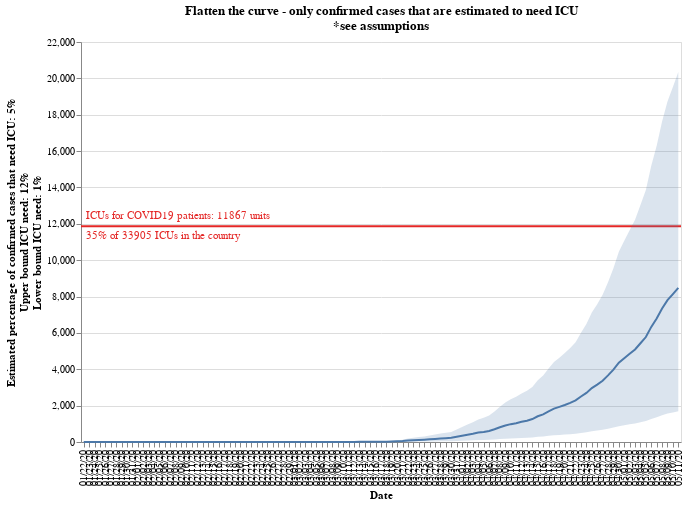

Write notebook code for a chart like this one.
### Code cell
#hide_input
selection = alt.selection_multi(fields=[STATE_COLUMN], on='mouseover')
color = alt.condition(selection,
                    alt.Color(STATE_COLUMN+':N', 
                              scale=alt.Scale(scheme='tableau20', reverse=False), legend=None),
                              alt.value('#ffbf79')
                     )

chart = alt.Chart(df).mark_line().encode(
    x=alt.X(DATE_COLUMN+':O', axis=alt.Axis(title=DATE_COLUMN)),
    y=alt.Y(CONFIRMED_CASES+':Q', axis=alt.Axis(
        title=["Estimated percentage of confirmed cases that need ICU: {:.0f}".format(CASES_NEED_ICU*100)+"%",
               UPPER_BOUND_ICU_NEED_STR+": {:.0f}".format(UPPER_BOUND_ICU_NEED*100)+"%",
               LOWER_BOUND_ICU_NEED_STR+": {:.0f}".format(LOWER_BOUND_ICU_NEED*100)+"%"])),
    color=color,
    tooltip=[
        DATE_COLUMN, 
        STATE_COLUMN, 
        CONFIRMED_CASES
    ],
    order=alt.Order(
    STATE_COLUMN,
    sort='ascending'
    )
).properties(
    title=[
        "Flatten the curve - only confirmed cases that are estimated to need ICU",
        "*see assumptions"
    ]
).add_selection(
    selection
)

shades = alt.Chart(df).mark_area().encode(
    x=DATE_COLUMN+':O',
    y=LOWER_BOUND_ICU_NEED_STR+":Q",
    y2=UPPER_BOUND_ICU_NEED_STR+':Q',
    opacity = alt.condition(selection, alt.value(0.2), alt.value(0.5))
)

x1line = alt.Chart(pd.DataFrame({'y': [TOTAL_AVAILABLE_ICU]})).mark_rule(color='#e42726', strokeWidth=2).encode(
    y='y:Q'
)
text1 = x1line.mark_text(align='left', x=5, dy=-10, color='#e42726', strokeWidth=1).encode(
    text=alt.value("ICUs for COVID19 patients: "+"{:.0f}".format(TOTAL_AVAILABLE_ICU)+" units")
)
text2 = x1line.mark_text(align='left', x=5, dy=10, color='#e42726', strokeWidth=1).encode(
    text=alt.value("{:.0f}".format(AVAILABLE_PERCENTAGE_ICU*100)+"% of "+"{:.0f}".format(TOTAL_ICU)+" ICUs in the country")   
)

plot = chart.properties(width=CHART_WIDTH, height=CHART_HEIGHT) + x1line + text1 + text2 + shades
plot

### Figure 1 — Vega-Lite specification as saved in the notebook (floating-point values rounded to 4 significant figures)
{"config": {"view": {"continuousWidth": 400, "continuousHeight": 300}}, "layer": [{"data": {"name": "data-000b5d6676fd125ed1996d726bd742a9"}, "mark": "line", "encoding": {"color": {"condition": {"type": "nominal", "field": "Patients", "legend": null, "scale": {"reverse": false, "scheme": "tableau20"}, "selection": "selector001"}, "value": "#ffbf79"}, "order": {"type": "nominal", "field": "Patients", "sort": "ascending"}, "tooltip": [{"type": "nominal", "field": "Date"}, {"type": "nominal", "field": "Patients"}, {"type": "quantitative", "field": "Confirmed Cases"}], "x": {"type": "ordinal", "axis": {"title": "Date"}, "field": "Date"}, "y": {"type": "quantitative", "axis": {"title": ["Estimated percentage of confirmed cases that need ICU: 5%", "Upper bound ICU need: 12%", "Lower bound ICU need: 1%"]}, "field": "Confirmed Cases"}}, "height": 400, "selection": {"selector001": {"type": "multi", "fields": ["Patients"], "on": "mouseover"}}, "title": ["Flatten the curve - only confirmed cases that are estimated to need ICU", "*see assumptions"], "width": 600}, {"data": {"name": "data-5a26186991c6fc38bf2b9ddba8330616"}, "mark": {"type": "rule", "color": "#e42726", "strokeWidth": 2}, "encoding": {"y": {"type": "quantitative", "field": "y"}}}, {"data": {"name": "data-5a26186991c6fc38bf2b9ddba8330616"}, "mark": {"type": "text", "align": "left", "color": "#e42726", "dy": -10, "strokeWidth": 1, "x": 5}, "encoding": {"text": {"value": "ICUs for COVID19 patients: 11867 units"}, "y": {"type": "quantitative", "field": "y"}}}, {"data": {"name": "data-5a26186991c6fc38bf2b9ddba8330616"}, "mark": {"type": "text", "align": "left", "color": "#e42726", "dy": 10, "strokeWidth": 1, "x": 5}, "encoding": {"text": {"value": "35% of 33905 ICUs in the country"}, "y": {"type": "quantitative", "field": "y"}}}, {"data": {"name": "data-000b5d6676fd125ed1996d726bd742a9"}, "mark": "area", "encoding": {"opacity": {"condition": {"value": 0.2, "selection": "selector001"}, "value": 0.5}, "x": {"type": "ordinal", "field": "Date"}, "y": {"type": "quantitative", "field": "Lower bound ICU need"}, "y2": {"field": "Upper bound ICU need"}}}], "$schema": "https://vega.github.io/schema/vega-lite/v4.8.1.json", "datasets": {"data-000b5d6676fd125ed1996d726bd742a9": [{"State": "actives", "Date": "01/22/20", "Confirmed Cases": 0.0, "Patients": "Need ICU5% of cases", "Upper bound ICU need": 0.0, "Lower bound ICU need": 0.0}, {"State": "actives", "Date": "01/23/20", "Confirmed Cases": 0.0, "Patients": "Need ICU5% of cases", "Upper bound ICU need": 0.0, "Lower bound ICU need": 0.0}, {"State": "actives", "Date": "01/24/20", "Confirmed Cases": 0.0, "Patients": "Need ICU5% of cases", "Upper bound ICU need": 0.0, "Lower bound ICU need": 0.0}, {"State": "actives", "Date": "01/25/20", "Confirmed Cases": 0.0, "Patients": "Need ICU5% of cases", "Upper bound ICU need": 0.0, "Lower bound ICU need": 0.0}, {"State": "actives", "Date": "01/26/20", "Confirmed Cases": 0.0, "Patients": "Need ICU5% of cases", "Upper bound ICU need": 0.0, "Lower bound ICU need": 0.0}, {"State": "actives", "Date": "01/27/20", "Confirmed Cases": 0.0, "Patients": "Need ICU5% of cases", "Upper bound ICU need": 0.0, "Lower bound ICU need": 0.0}, {"State": "actives", "Date": "01/28/20", "Confirmed Cases": 0.0, "Patients": "Need ICU5% of cases", "Upper bound ICU need": 0.0, "Lower bound ICU need": 0.0}, {"State": "actives", "Date": "01/29/20", "Confirmed Cases": 0.0, "Patients": "Need ICU5% of cases", "Upper bound ICU need": 0.0, "Lower bound ICU need": 0.0}, {"State": "actives", "Date": "01/30/20", "Confirmed Cases": 0.0, "Patients": "Need ICU5% of cases", "Upper bound ICU need": 0.0, "Lower bound ICU need": 0.0}, {"State": "actives", "Date": "01/31/20", "Confirmed Cases": 0.0, "Patients": "Need ICU5% of cases", "Upper bound ICU need": 0.0, "Lower bound ICU need": 0.0}, {"State": "actives", "Date": "02/01/20", "Confirmed Cases": 0.0, "Patients": "Need ICU5% of cases", "Upper bound ICU need": 0.0, "Lower bound ICU need": 0.0}, {"State": "actives", "Date": "02/02/20", "Confirmed Cases": 0.0, "Patients": "Need ICU5% of cases", "Upper bound ICU need": 0.0, "Lower bound ICU need": 0.0}, {"State": "actives", "Date": "02/03/20", "Confirmed Cases": 0.0, "Patients": "Need ICU5% of cases", "Upper bound ICU need": 0.0, "Lower bound ICU need": 0.0}, {"State": "actives", "Date": "02/04/20", "Confirmed Cases": 0.0, "Patients": "Need ICU5% of cases", "Upper bound ICU need": 0.0, "Lower bound ICU need": 0.0}, {"State": "actives", "Date": "02/05/20", "Confirmed Cases": 0.0, "Patients": "Need ICU5% of cases", "Upper bound ICU need": 0.0, "Lower bound ICU need": 0.0}, {"State": "actives", "Date": "02/06/20", "Confirmed Cases": 0.0, "Patients": "Need ICU5% of cases", "Upper bound ICU need": 0.0, "Lower bound ICU need": 0.0}, {"State": "actives", "Date": "02/07/20", "Confirmed Cases": 0.0, "Patients": "Need ICU5% of cases", "Upper bound ICU need": 0.0, "Lower bound ICU need": 0.0}, {"State": "actives", "Date": "02/08/20", "Confirmed Cases": 0.0, "Patients": "Need ICU5% of cases", "Upper bound ICU need": 0.0, "Lower bound ICU need": 0.0}, {"State": "actives", "Date": "02/09/20", "Confirmed Cases": 0.0, "Patients": "Need ICU5% of cases", "Upper bound ICU need": 0.0, "Lower bound ICU need": 0.0}, {"State": "actives", "Date": "02/10/20", "Confirmed Cases": 0.0, "Patients": "Need ICU5% of cases", "Upper bound ICU need": 0.0, "Lower bound ICU need": 0.0}, {"State": "actives", "Date": "02/11/20", "Confirmed Cases": 0.0, "Patients": "Need ICU5% of cases", "Upper bound ICU need": 0.0, "Lower bound ICU need": 0.0}, {"State": "actives", "Date": "02/12/20", "Confirmed Cases": 0.0, "Patients": "Need ICU5% of cases", "Upper bound ICU need": 0.0, "Lower bound ICU need": 0.0}, {"State": "actives", "Date": "02/13/20", "Confirmed Cases": 0.0, "Patients": "Need ICU5% of cases", "Upper bound ICU need": 0.0, "Lower bound ICU need": 0.0}, {"State": "actives", "Date": "02/14/20", "Confirmed Cases": 0.0, "Patients": "Need ICU5% of cases", "Upper bound ICU need": 0.0, "Lower bound ICU need": 0.0}, {"State": "actives", "Date": "02/15/20", "Confirmed Cases": 0.0, "Patients": "Need ICU5% of cases", "Upper bound ICU need": 0.0, "Lower bound ICU need": 0.0}, {"State": "actives", "Date": "02/16/20", "Confirmed Cases": 0.0, "Patients": "Need ICU5% of cases", "Upper bound ICU need": 0.0, "Lower bound ICU need": 0.0}, {"State": "actives", "Date": "02/17/20", "Confirmed Cases": 0.0, "Patients": "Need ICU5% of cases", "Upper bound ICU need": 0.0, "Lower bound ICU need": 0.0}, {"State": "actives", "Date": "02/18/20", "Confirmed Cases": 0.0, "Patients": "Need ICU5% of cases", "Upper bound ICU need": 0.0, "Lower bound ICU need": 0.0}, {"State": "actives", "Date": "02/19/20", "Confirmed Cases": 0.0, "Patients": "Need ICU5% of cases", "Upper bound ICU need": 0.0, "Lower bound ICU need": 0.0}, {"State": "actives", "Date": "02/20/20", "Confirmed Cases": 0.0, "Patients": "Need ICU5% of cases", "Upper bound ICU need": 0.0, "Lower bound ICU need": 0.0}, {"State": "actives", "Date": "02/21/20", "Confirmed Cases": 0.0, "Patients": "Need ICU5% of cases", "Upper bound ICU need": 0.0, "Lower bound ICU need": 0.0}, {"State": "actives", "Date": "02/22/20", "Confirmed Cases": 0.0, "Patients": "Need ICU5% of cases", "Upper bound ICU need": 0.0, "Lower bound ICU need": 0.0}, {"State": "actives", "Date": "02/23/20", "Confirmed Cases": 0.0, "Patients": "Need ICU5% of cases", "Upper bound ICU need": 0.0, "Lower bound ICU need": 0.0}, {"State": "actives", "Date": "02/24/20", "Confirmed Cases": 0.0, "Patients": "Need ICU5% of cases", "Upper bound ICU need": 0.0, "Lower bound ICU need": 0.0}, {"State": "actives", "Date": "02/25/20", "Confirmed Cases": 0.0, "Patients": "Need ICU5% of cases", "Upper bound ICU need": 0.0, "Lower bound ICU need": 0.0}, {"State": "actives", "Date": "02/26/20", "Confirmed Cases": 0.0, "Patients": "Need ICU5% of cases", "Upper bound ICU need": 0.0, "Lower bound ICU need": 0.0}, {"State": "actives", "Date": "02/27/20", "Confirmed Cases": 0.0, "Patients": "Need ICU5% of cases", "Upper bound ICU need": 0.0, "Lower bound ICU need": 0.0}, {"State": "actives", "Date": "02/28/20", "Confirmed Cases": 0.0, "Patients": "Need ICU5% of cases", "Upper bound ICU need": 0.0, "Lower bound ICU need": 0.0}, {"State": "actives", "Date": "02/29/20", "Confirmed Cases": 0.0, "Patients": "Need ICU5% of cases", "Upper bound ICU need": 0.0, "Lower bound ICU need": 0.0}, {"State": "actives", "Date": "03/01/20", "Confirmed Cases": 0.0, "Patients": "Need ICU5% of cases", "Upper bound ICU need": 0.0, "Lower bound ICU need": 0.0}, {"State": "actives", "Date": "03/02/20", "Confirmed Cases": 0.0, "Patients": "Need ICU5% of cases", "Upper bound ICU need": 0.0, "Lower bound ICU need": 0.0}, {"State": "actives", "Date": "03/03/20", "Confirmed Cases": 0.0, "Patients": "Need ICU5% of cases", "Upper bound ICU need": 0.0, "Lower bound ICU need": 0.0}, {"State": "actives", "Date": "03/04/20", "Confirmed Cases": 0.0, "Patients": "Need ICU5% of cases", "Upper bound ICU need": 0.0, "Lower bound ICU need": 0.0}, {"State": "actives", "Date": "03/05/20", "Confirmed Cases": 0.0, "Patients": "Need ICU5% of cases", "Upper bound ICU need": 0.0, "Lower bound ICU need": 0.0}, {"State": "actives", "Date": "03/06/20", "Confirmed Cases": 1.0, "Patients": "Need ICU5% of cases", "Upper bound ICU need": 2.0, "Lower bound ICU need": 0.0}, {"State": "actives", "Date": "03/07/20", "Confirmed Cases": 1.0, "Patients": "Need ICU5% of cases", "Upper bound ICU need": 2.0, "Lower bound ICU need": 0.0}, {"State": "actives", "Date": "03/08/20", "Confirmed Cases": 1.0, "Patients": "Need ICU5% of cases", "Upper bound ICU need": 2.0, "Lower bound ICU need": 0.0}, {"State": "actives", "Date": "03/09/20", "Confirmed Cases": 1.0, "Patients": "Need ICU5% of cases", "Upper bound ICU need": 3.0, "Lower bound ICU need": 0.0}, {"State": "actives", "Date": "03/10/20", "Confirmed Cases": 2.0, "Patients": "Need ICU5% of cases", "Upper bound ICU need": 4.0, "Lower bound ICU need": 0.0}, {"State": "actives", "Date": "03/11/20", "Confirmed Cases": 2.0, "Patients": "Need ICU5% of cases", "Upper bound ICU need": 5.0, "Lower bound ICU need": 0.0}, {"State": "actives", "Date": "03/12/20", "Confirmed Cases": 3.0, "Patients": "Need ICU5% of cases", "Upper bound ICU need": 6.0, "Lower bound ICU need": 1.0}, {"State": "actives", "Date": "03/13/20", "Confirmed Cases": 8.0, "Patients": "Need ICU5% of cases", "Upper bound ICU need": 18.0, "Lower bound ICU need": 2.0}, {"State": "actives", "Date": "03/14/20", "Confirmed Cases": 8.0, "Patients": "Need ICU5% of cases", "Upper bound ICU need": 18.0, "Lower bound ICU need": 2.0}, {"State": "actives", "Date": "03/15/20", "Confirmed Cases": 8.0, "Patients": "Need ICU5% of cases", "Upper bound ICU need": 19.0, "Lower bound ICU need": 2.0}, {"State": "actives", "Date": "03/16/20", "Confirmed Cases": 10.0, "Patients": "Need ICU5% of cases", "Upper bound ICU need": 24.0, "Lower bound ICU need": 2.0}, {"State": "actives", "Date": "03/17/20", "Confirmed Cases": 16.0, "Patients": "Need ICU5% of cases", "Upper bound ICU need": 39.0, "Lower bound ICU need": 3.0}, {"State": "actives", "Date": "03/18/20", "Confirmed Cases": 19.0, "Patients": "Need ICU5% of cases", "Upper bound ICU need": 45.0, "Lower bound ICU need": 4.0}, {"State": "actives", "Date": "03/19/20", "Confirmed Cases": 31.0, "Patients": "Need ICU5% of cases", "Upper bound ICU need": 75.0, "Lower bound ICU need": 6.0}, {"State": "actives", "Date": "03/20/20", "Confirmed Cases": 40.0, "Patients": "Need ICU5% of cases", "Upper bound ICU need": 95.0, "Lower bound ICU need": 8.0}, {"State": "actives", "Date": "03/21/20", "Confirmed Cases": 51.0, "Patients": "Need ICU5% of cases", "Upper bound ICU need": 123.0, "Lower bound ICU need": 10.0}, {"State": "actives", "Date": "03/22/20", "Confirmed Cases": 77.0, "Patients": "Need ICU5% of cases", "Upper bound ICU need": 186.0, "Lower bound ICU need": 15.0}, {"State": "actives", "Date": "03/23/20", "Confirmed Cases": 96.0, "Patients": "Need ICU5% of cases", "Upper bound ICU need": 231.0, "Lower bound ICU need": 19.0}, {"State": "actives", "Date": "03/24/20", "Confirmed Cases": 112.0, "Patients": "Need ICU5% of cases", "Upper bound ICU need": 270.0, "Lower bound ICU need": 22.0}, {"State": "actives", "Date": "03/25/20", "Confirmed Cases": 128.0, "Patients": "Need ICU5% of cases", "Upper bound ICU need": 306.0, "Lower bound ICU need": 26.0}, {"State": "actives", "Date": "03/26/20", "Confirmed Cases": 149.0, "Patients": "Need ICU5% of cases", "Upper bound ICU need": 358.0, "Lower bound ICU need": 30.0}, {"State": "actives", "Date": "03/27/20", "Confirmed Cases": 171.0, "Patients": "Need ICU5% of cases", "Upper bound ICU need": 410.0, "Lower bound ICU need": 34.0}, {"State": "actives", "Date": "03/28/20", "Confirmed Cases": 195.0, "Patients": "Need ICU5% of cases", "Upper bound ICU need": 468.0, "Lower bound ICU need": 39.0}, {"State": "actives", "Date": "03/29/20", "Confirmed Cases": 213.0, "Patients": "Need ICU5% of cases", "Upper bound ICU need": 511.0, "Lower bound ICU need": 43.0}, {"State": "actives", "Date": "03/30/20", "Confirmed Cases": 229.0, "Patients": "Need ICU5% of cases", "Upper bound ICU need": 549.0, "Lower bound ICU need": 46.0}, {"State": "actives", "Date": "03/31/20", "Confirmed Cases": 286.0, "Patients": "Need ICU5% of cases", "Upper bound ICU need": 686.0, "Lower bound ICU need": 57.0}, {"State": "actives", "Date": "04/01/20", "Confirmed Cases": 342.0, "Patients": "Need ICU5% of cases", "Upper bound ICU need": 820.0, "Lower bound ICU need": 68.0}, {"State": "actives", "Date": "04/02/20", "Confirmed Cases": 402.0, "Patients": "Need ICU5% of cases", "Upper bound ICU need": 965.0, "Lower bound ICU need": 80.0}, {"State": "actives", "Date": "04/03/20", "Confirmed Cases": 453.0, "Patients": "Need ICU5% of cases", "Upper bound ICU need": 1087.0, "Lower bound ICU need": 91.0}, {"State": "actives", "Date": "04/04/20", "Confirmed Cases": 518.0, "Patients": "Need ICU5% of cases", "Upper bound ICU need": 1243.0, "Lower bound ICU need": 104.0}, {"State": "actives", "Date": "04/05/20", "Confirmed Cases": 556.0, "Patients": "Need ICU5% of cases", "Upper bound ICU need": 1336.0, "Lower bound ICU need": 111.0}, {"State": "actives", "Date": "04/06/20", "Confirmed Cases": 608.0, "Patients": "Need ICU5% of cases", "Upper bound ICU need": 1459.0, "Lower bound ICU need": 122.0}, {"State": "actives", "Date": "04/07/20", "Confirmed Cases": 702.0, "Patients": "Need ICU5% of cases", "Upper bound ICU need": 1684.0, "Lower bound ICU need": 140.0}, {"State": "actives", "Date": "04/08/20", "Confirmed Cases": 808.0, "Patients": "Need ICU5% of cases", "Upper bound ICU need": 1940.0, "Lower bound ICU need": 162.0}, {"State": "actives", "Date": "04/09/20", "Confirmed Cases": 905.0, "Patients": "Need ICU5% of cases", "Upper bound ICU need": 2171.0, "Lower bound ICU need": 181.0}, {"State": "actives", "Date": "04/10/20", "Confirmed Cases": 982.0, "Patients": "Need ICU5% of cases", "Upper bound ICU need": 2357.0, "Lower bound ICU need": 196.0}, {"State": "actives", "Date": "04/11/20", "Confirmed Cases": 1036.0, "Patients": "Need ICU5% of cases", "Upper bound ICU need": 2487.0, "Lower bound ICU need": 207.0}, {"State": "actives", "Date": "04/12/20", "Confirmed Cases": 1110.0, "Patients": "Need ICU5% of cases", "Upper bound ICU need": 2663.0, "Lower bound ICU need": 222.0}, {"State": "actives", "Date": "04/13/20", "Confirmed Cases": 1172.0, "Patients": "Need ICU5% of cases", "Upper bound ICU need": 2812.0, "Lower bound ICU need": 234.0}, {"State": "actives", "Date": "04/14/20", "Confirmed Cases": 1263.0, "Patients": "Need ICU5% of cases", "Upper bound ICU need": 3031.0, "Lower bound ICU need": 253.0}, {"State": "actives", "Date": "04/15/20", "Confirmed Cases": 1416.0, "Patients": "Need ICU5% of cases", "Upper bound ICU need": 3398.0, "Lower bound ICU need": 283.0}, {"State": "actives", "Date": "04/16/20", "Confirmed Cases": 1521.0, "Patients": "Need ICU5% of cases", "Upper bound ICU need": 3651.0, "Lower bound ICU need": 304.0}, {"State": "actives", "Date": "04/17/20", "Confirmed Cases": 1684.0, "Patients": "Need ICU5% of cases", "Upper bound ICU need": 4042.0, "Lower bound ICU need": 337.0}, {"State": "actives", "Date": "04/18/20", "Confirmed Cases": 1833.0, "Patients": "Need ICU5% of cases", "Upper bound ICU need": 4399.0, "Lower bound ICU need": 367.0}, {"State": "actives", "Date": "04/19/20", "Confirmed Cases": 1933.0, "Patients": "Need ICU5% of cases", "Upper bound ICU need": 4638.0, "Lower bound ICU need": 387.0}, {"State": "actives", "Date": "04/20/20", "Confirmed Cases": 2037.0, "Patients": "Need ICU5% of cases", "Upper bound ICU need": 4889.0, "Lower bound ICU need": 407.0}, {"State": "actives", "Date": "04/21/20", "Confirmed Cases": 2154.0, "Patients": "Need ICU5% of cases", "Upper bound ICU need": 5169.0, "Lower bound ICU need": 431.0}, {"State": "actives", "Date": "04/22/20", "Confirmed Cases": 2288.0, "Patients": "Need ICU5% of cases", "Upper bound ICU need": 5491.0, "Lower bound ICU need": 458.0}, {"State": "actives", "Date": "04/23/20", "Confirmed Cases": 2502.0, "Patients": "Need ICU5% of cases", "Upper bound ICU need": 6004.0, "Lower bound ICU need": 500.0}, {"State": "actives", "Date": "04/24/20", "Confirmed Cases": 2702.0, "Patients": "Need ICU5% of cases", "Upper bound ICU need": 6485.0, "Lower bound ICU need": 540.0}, {"State": "actives", "Date": "04/25/20", "Confirmed Cases": 2966.0, "Patients": "Need ICU5% of cases", "Upper bound ICU need": 7119.0, "Lower bound ICU need": 593.0}, {"State": "actives", "Date": "04/26/20", "Confirmed Cases": 3155.0, "Patients": "Need ICU5% of cases", "Upper bound ICU need": 7572.0, "Lower bound ICU need": 631.0}, {"State": "actives", "Date": "04/27/20", "Confirmed Cases": 3372.0, "Patients": "Need ICU5% of cases", "Upper bound ICU need": 8094.0, "Lower bound ICU need": 674.0}, {"State": "actives", "Date": "04/28/20", "Confirmed Cases": 3662.0, "Patients": "Need ICU5% of cases", "Upper bound ICU need": 8788.0, "Lower bound ICU need": 732.0}, {"State": "actives", "Date": "04/29/20", "Confirmed Cases": 3984.0, "Patients": "Need ICU5% of cases", "Upper bound ICU need": 9562.0, "Lower bound ICU need": 797.0}, {"State": "actives", "Date": "04/30/20", "Confirmed Cases": 4359.0, "Patients": "Need ICU5% of cases", "Upper bound ICU need": 10460.0, "Lower bound ICU need": 872.0}, {"State": "actives", "Date": "05/01/20", "Confirmed Cases": 4610.0, "Patients": "Need ICU5% of cases", "Upper bound ICU need": 11060.0, "Lower bound ICU need": 922.0}, {"State": "actives", "Date": "05/02/20", "Confirmed Cases": 4855.0, "Patients": "Need ICU5% of cases", "Upper bound ICU need": 11650.0, "Lower bound ICU need": 971.0}, {"State": "actives", "Date": "05/03/20", "Confirmed Cases": 5091.0, "Patients": "Need ICU5% of cases", "Upper bound ICU need": 12220.0, "Lower bound ICU need": 1018.0}, {"State": "actives", "Date": "05/04/20", "Confirmed Cases": 5431.0, "Patients": "Need ICU5% of cases", "Upper bound ICU need": 13030.0, "Lower bound ICU need": 1086.0}, {"State": "actives", "Date": "05/05/20", "Confirmed Cases": 5773.0, "Patients": "Need ICU5% of cases", "Upper bound ICU need": 13860.0, "Lower bound ICU need": 1155.0}, {"State": "actives", "Date": "05/06/20", "Confirmed Cases": 6331.0, "Patients": "Need ICU5% of cases", "Upper bound ICU need": 15190.0, "Lower bound ICU need": 1266.0}, {"State": "actives", "Date": "05/07/20", "Confirmed Cases": 6789.0, "Patients": "Need ICU5% of cases", "Upper bound ICU need": 16290.0, "Lower bound ICU need": 1358.0}, {"State": "actives", "Date": "05/08/20", "Confirmed Cases": 7345.0, "Patients": "Need ICU5% of cases", "Upper bound ICU need": 17630.0, "Lower bound ICU need": 1469.0}, {"State": "actives", "Date": "05/09/20", "Confirmed Cases": 7803.0, "Patients": "Need ICU5% of cases", "Upper bound ICU need": 18730.0, "Lower bound ICU need": 1561.0}, {"State": "actives", "Date": "05/10/20", "Confirmed Cases": 8135.0, "Patients": "Need ICU5% of cases", "Upper bound ICU need": 19520.0, "Lower bound ICU need": 1627.0}, {"State": "actives", "Date": "05/11/20", "Confirmed Cases": 8480.0, "Patients": "Need ICU5% of cases", "Upper bound ICU need": 20350.0, "Lower bound ICU need": 1696.0}], "data-5a26186991c6fc38bf2b9ddba8330616": [{"y": 11870.0}]}}
